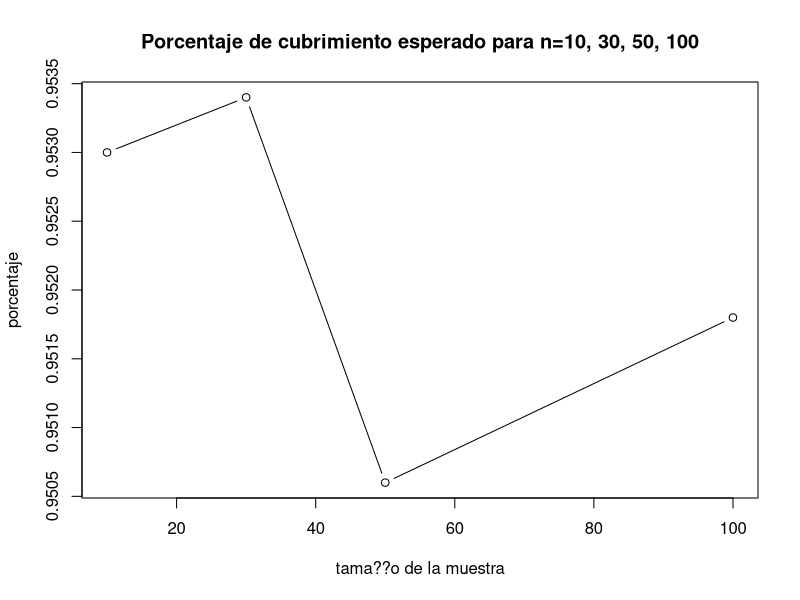
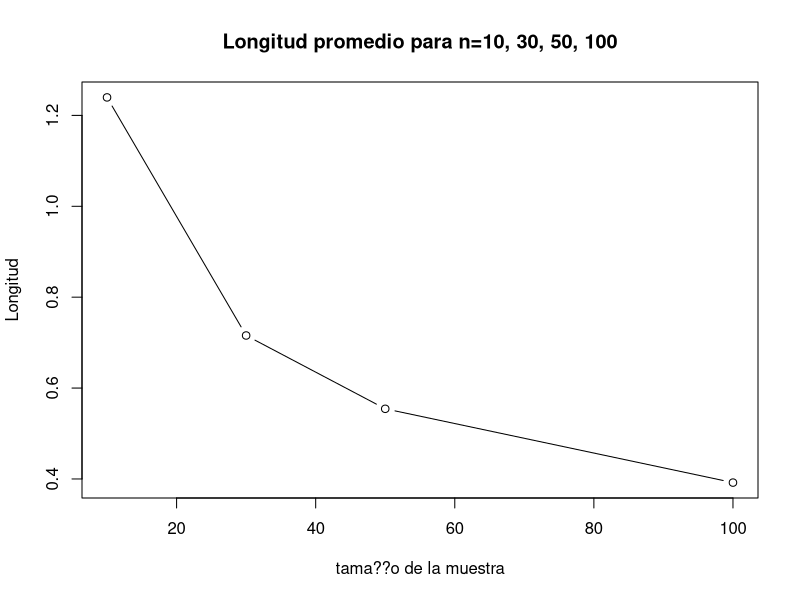
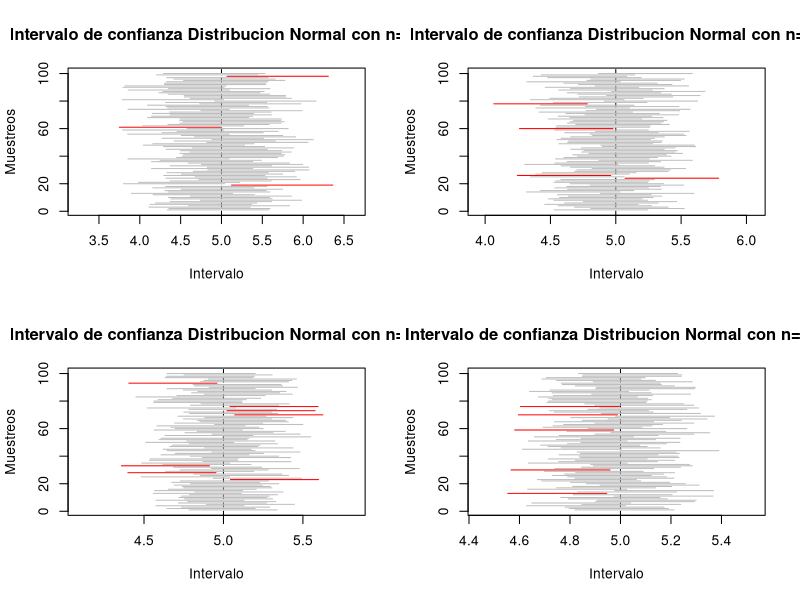
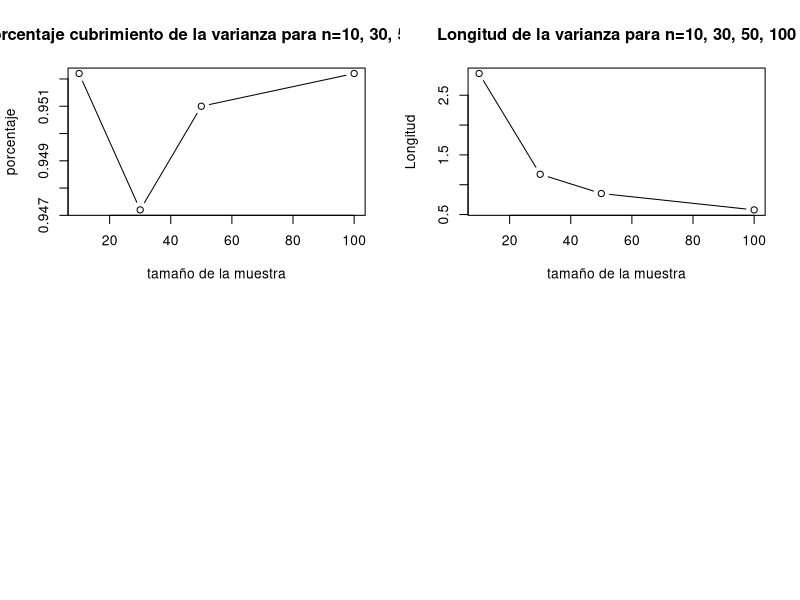

Generate these figures, in order, with R: (Note: a time limit stopped this script after it produced the figures.)

# Laboratorio 3 Metodos Estadisticos 

# Diana C. Arias Sinisterra
# Kevin S. Garcia Chica
# Cesar A. Saavedra Vanegas

#--------------- Punto 1 ---------------#

B <- 5000 ## n??mero de experimentos
mu <- 5
sd <- 1
alpha <- 0.05
cuantil <- qnorm(1-alpha/2)

#---Para n=10---#
n1 <- 10 ## tama??o de muestra

muestras1 <- replicate(B, rnorm(n1, mu, sd))

calcula.el.intervalo1 <- function(columna) {
  
  m1 <- muestras1[, columna]
  
  sem1 <- sd(m1)/sqrt(length(m1))
  
  lim.inf1 <- mean(m1) - cuantil * sqrt(sd)/sqrt(n1)
  lim.sup1 <- mean(m1) + cuantil * sqrt(sd)/sqrt(n1)
  
  c(lim.inf1, lim.sup1)
}

#C??lculo de los nuevos intervalos#
c1=0
mis.intervalos1 <- matrix(rep(0, 10000), nrow = 2) ## matriz de ceros

for(i in 1:5000) {
  mis.intervalos1[,i] <- calcula.el.intervalo1(i)
  if (mis.intervalos1[1, i] <= mu && mis.intervalos1[2, i] >= mu){
    c1= c1+1
  }
  else{
    c1=c1
  }
}

Porcentaje1 <- c1/5000 #Proporcion de intervalos que atrapan al parametro

longitud1 <- numeric(length = B)
for (i in 1:B){
  longitud1[i]=(mis.intervalos1[2,i]-mis.intervalos1[1,i])
  longitudpro1=sum(longitud1)/B
}

#---Para n=30---#
n2 <- 30 ## tama??o de muestra

muestras2 <- replicate(B, rnorm(n2, mu, sd))

calcula.el.intervalo2 <- function(columna) {
  
  m2 <- muestras2[, columna]
  
  sem <- sd(m2)/sqrt(length(m2))
  
  lim.inf2 <- mean(m2) - cuantil * sqrt(sd)/sqrt(n2)
  lim.sup2 <- mean(m2) + cuantil * sqrt(sd)/sqrt(n2)
  
  c(lim.inf2, lim.sup2)
}

#C??lculo de los nuevos intervalos#
c2=0
mis.intervalos2 <- matrix(rep(0, 10000), nrow = 2) ## matriz de ceros

for(i in 1:5000) {
  mis.intervalos2[,i] <- calcula.el.intervalo2(i)
  if (mis.intervalos2[1, i] <= mu && mis.intervalos2[2, i] >= mu){
    c2= c2+1
  }
  else{
    c2=c2
  }
}

Porcentaje2 <- c2/5000 #Proporcion de intervalos que atrapan al parametro

longitud2 <- numeric(length = B)
for (i in 1:B){
  longitud2[i]=(mis.intervalos2[2,i]-mis.intervalos2[1,i])
  longitudpro2=sum(longitud2)/B
}

#---Para n=50---#
n3 <- 50 ## tama??o de muestra

muestras3 <- replicate(B, rnorm(n3, mu, sd))

calcula.el.intervalo3 <- function(columna) {
  
  m3 <- muestras3[, columna]
  
  sem <- sd(m3)/sqrt(length(m3))
  
  lim.inf3 <- mean(m3) - cuantil * sqrt(sd)/sqrt(n3)
  lim.sup3 <- mean(m3) + cuantil * sqrt(sd)/sqrt(n3)
  
  c(lim.inf3, lim.sup3)
}

#C??lculo de los nuevos intervalos#
c3=0
mis.intervalos3 <- matrix(rep(0, 10000), nrow = 2) ## matriz de ceros

for(i in 1:5000) {
  mis.intervalos3[,i] <- calcula.el.intervalo3(i)
  if (mis.intervalos3[1, i] <= mu && mis.intervalos3[2, i] >= mu){
    c3= c3+1
  }
  else{
    c3=c3
  }
}

Porcentaje3 <- c3/5000 #Proporcion de intervalos que atrapan al parametro

longitud3 <- numeric(length = B)
for (i in 1:B){
  longitud3[i]=(mis.intervalos3[2,i]-mis.intervalos3[1,i])
  longitudpro3=sum(longitud3)/B
}

#---Para n=100---#

n4 <- 100 ## tama??o de muestra

muestras4 <- replicate(B, rnorm(n4, mu, sd))

calcula.el.intervalo4 <- function(columna) {
  
  m4 <- muestras4[, columna]
  
  sem <- sd(m4)/sqrt(length(m4))
  
  lim.inf4 <- mean(m4) - cuantil * sqrt(sd)/sqrt(n4)
  lim.sup4 <- mean(m4) + cuantil * sqrt(sd)/sqrt(n4)
  
  c(lim.inf4, lim.sup4)
}

#Calculo de los nuevos intervalos#
c4=0
mis.intervalos4 <- matrix(rep(0, 10000), nrow = 2) ## matriz de ceros

for(i in 1:5000) {
  mis.intervalos4[,i] <- calcula.el.intervalo4(i)
  if (mis.intervalos4[1, i] <= mu && mis.intervalos4[2, i] >= mu){
    c4= c4+1
  }
  else{
    c4=c4
  }
}

Porcentaje4 <- c4/5000 #Proporcion de intervalos que atrapan al parametro

longitud4 <- numeric(length = B)
for (i in 1:B){
  longitud4[i]=(mis.intervalos4[2,i]-mis.intervalos4[1,i])
  longitudpro4=sum(longitud4)/B
}

tabla_cv<-c(Porcentaje1,Porcentaje2,Porcentaje3,Porcentaje4)
tabla_sd<-c(longitudpro1,longitudpro2,longitudpro3,longitudpro4)
tabla_cs<-c(n1,n2,n3,n4)

### Graficos ###
plot(tabla_cs, tabla_cv, type="b", main="Porcentaje de cubrimiento esperado para n=10, 30, 50, 100", 
     xlab="tama??o de la muestra", ylab="porcentaje")
plot(tabla_cs, tabla_sd, type="b", main="Longitud promedio para n=10, 30, 50, 100", 
     xlab="tama??o de la muestra", ylab="Longitud")

par(mfrow=c(2,2))
plot(1:100, type = "n",
     xlim = range(mis.intervalos1), main = "Intervalo de confianza Distribucion Normal con n=10",
     ylab = "Muestreos", xlab = "Intervalo")

abline(v = mu, lty = 2, col=("black"))

for(i in 1:100) {
  segments(mis.intervalos1[1,i], i, mis.intervalos1[2,i], i,
           col = ifelse(mis.intervalos1[1, i] < mu & mis.intervalos1[2, i] > mu, "gray", "red"))  
}

plot(1:100, type = "n",
     xlim = range(mis.intervalos2), main = "Intervalo de confianza Distribucion Normal con n=30",
     ylab = "Muestreos", xlab = "Intervalo")

abline(v = mu, lty = 2, col=("black"))

for(i in 1:100) {
  segments(mis.intervalos2[1,i], i, mis.intervalos2[2,i], i,
           col = ifelse(mis.intervalos2[1, i] < mu & mis.intervalos2[2, i] > mu, "gray", "red"))  
}

plot(1:100, type = "n",
     xlim = range(mis.intervalos3), main = "Intervalo de confianza Distribucion Normal con n=50",
     ylab = "Muestreos", xlab = "Intervalo")

abline(v = mu, lty = 2, col=("black"))

for(i in 1:100) {
  segments(mis.intervalos3[1,i], i, mis.intervalos3[2,i], i,
           col = ifelse(mis.intervalos3[1, i] < mu & mis.intervalos3[2, i] > mu, "gray", "red"))  
}

plot(1:100, type = "n",
     xlim = range(mis.intervalos4), main = "Intervalo de confianza Distribucion Normal con n=100",
     ylab = "Muestreos", xlab = "Intervalo")

abline(v = mu, lty = 2, col=("black"))

for(i in 1:100) {
  segments(mis.intervalos4[1,i], i, mis.intervalos4[2,i], i,
           col = ifelse(mis.intervalos4[1, i] < mu & mis.intervalos4[2, i] > mu, "gray", "red"))  
}
#-------------------------------------------------------------#
### Para la Varianza ###

B <- 5000 ## número de experimentos
coeficiente<- 0.95
alpha <- 1-coeficiente

#---Para n=10---#
n1 <- 10 ## tamaño de muestra

muestras1 <- replicate(B, rnorm(n1, 5, 1))

calcula.el.intervalo1 <- function(columna) {
  
  m1 <- muestras1[, columna]
  
  lim.inf1 <- (n1-1)*(var(m1)) / qchisq(1-alpha/2,n1-1)
  lim.sup1 <- (n1-1)*(var(m1)) / qchisq(alpha/2,n1-1)
  
  c(lim.inf1, lim.sup1)
}

#Cálculo de los nuevos intervalos#
c1=0
mis.intervalos1 <- matrix(rep(0, 10000), nrow = 2) ## matriz de ceros

for(i in 1:5000) {
  mis.intervalos1[,i] <- calcula.el.intervalo1(i)
  if (mis.intervalos1[1, i] <= 1 && mis.intervalos1[2, i] >= 1){
    c1= c1+1
  }
  else{
    c1=c1
  }
}

Porcentaje1 <- c1/5000 #Proporcion de intervalos que atrapan al parametro

longitud1 <- numeric(length = B)
for (i in 1:B){
  longitud1[i]=(mis.intervalos1[2,i]-mis.intervalos1[1,i])
  longitudpro1=sum(longitud1)/B
}

#---Para n=30---#
n2 <- 30 ## tamaño de muestra

muestras2 <- replicate(B, rnorm(n2, 5, 1))

calcula.el.intervalo2 <- function(columna) {
  
  m2 <- muestras2[, columna]
  
  lim.inf2 <- (n2-1)*(var(m2)) / qchisq(1-alpha/2,n2-1)
  lim.sup2 <- (n2-1)*(var(m2)) / qchisq(alpha/2,n2-1)
  
  c(lim.inf2, lim.sup2)
}

#Cálculo de los nuevos intervalos#
c2=0
mis.intervalos2 <- matrix(rep(0, 10000), nrow = 2) ## matriz de ceros

for(i in 1:5000) {
  mis.intervalos2[,i] <- calcula.el.intervalo2(i)
  if (mis.intervalos2[1, i] <= 1 && mis.intervalos2[2, i] >= 1){
    c2= c2+1
  }
  else{
    c2=c2
  }
}

Porcentaje2 <- c2/5000 #Proporcion de intervalos que atrapan al parametro

longitud2 <- numeric(length = B)
for (i in 1:B){
  longitud2[i]=(mis.intervalos2[2,i]-mis.intervalos2[1,i])
  longitudpro2=sum(longitud2)/B
}

#---Para n=50---#
n3 <- 50 ## tamaño de muestra


muestras3 <- replicate(B, rnorm(n3, 5, 1))

calcula.el.intervalo3 <- function(columna) {
  
  m3 <- muestras3[, columna]
  
  lim.inf3 <- (n3-1)*(var(m3)) / qchisq(1-alpha/2,n3-1)
  lim.sup3 <- (n3-1)*(var(m3)) / qchisq(alpha/2,n3-1)
  
  c(lim.inf3, lim.sup3)
}

#Cálculo de los nuevos intervalos#
c3=0
mis.intervalos3 <- matrix(rep(0, 10000), nrow = 2) ## matriz de ceros

for(i in 1:5000) {
  mis.intervalos3[,i] <- calcula.el.intervalo3(i)
  if (mis.intervalos3[1, i] <= 1 && mis.intervalos3[2, i] >= 1){
    c3= c3+1
  }
  else{
    c3=c3
  }
}

Porcentaje3 <- c3/5000 #Proporcion de intervalos que atrapan al parametro

longitud3 <- numeric(length = B)
for (i in 1:B){
  longitud3[i]=(mis.intervalos3[2,i]-mis.intervalos3[1,i])
  longitudpro3=sum(longitud3)/B
}

#---Para n=100---#
n4 <- 100 ## tamaño de muestra

muestras4 <- replicate(B, rnorm(n4, 5, 1))

calcula.el.intervalo4 <- function(columna) {
  
  m4 <- muestras4[, columna]
  
  lim.inf4 <- (n4-1)*(var(m4)) / qchisq(1-alpha/2,n4-1)
  lim.sup4 <- (n4-1)*(var(m4)) / qchisq(alpha/2,n4-1)
  
  c(lim.inf4, lim.sup4)
}

#Cálculo de los nuevos intervalos#
c4=0
mis.intervalos4 <- matrix(rep(0, 10000), nrow = 2) ## matriz de ceros

for(i in 1:5000) {
  mis.intervalos4[,i] <- calcula.el.intervalo4(i)
  if (mis.intervalos4[1, i] <= 1 && mis.intervalos4[2, i] >= 1){
    c4= c4+1
  }
  else{
    c4=c4
  }
}

Porcentaje4 <- c4/5000 #Proporcion de intervalos que atrapan al parametro

longitud4 <- numeric(length = B)
for (i in 1:B){
  longitud4[i]=(mis.intervalos4[2,i]-mis.intervalos4[1,i])
  longitudpro4=sum(longitud4)/B
}

tabla_cv<-c(Porcentaje1,Porcentaje2,Porcentaje3,Porcentaje4)
tabla_sd<-c(longitudpro1,longitudpro2,longitudpro3,longitudpro4)
tabla_cs<-c(n1,n2,n3,n4)

### Graficos ###
plot(tabla_cs, tabla_cv, type="b", main="Porcentaje cubrimiento de la varianza para n=10, 30, 50, 100", 
     xlab="tamaño de la muestra", ylab="porcentaje")
plot(tabla_cs, tabla_sd, type="b", main="Longitud de la varianza para n=10, 30, 50, 100", 
     xlab="tamaño de la muestra", ylab="Longitud")
 
#-------------------------------------------------------------#
# Para una Exponencial
n1=c(10,30,50,100)
lim_inf1<- 0
lim_sup1<- 0
lim_inf_V1 <- 0
lim_sup_V1<-0
contadorMedia1<- 0
contadorVarianza1<-0
longitudMedias1<-0
longitudVarianzas1<-0
for(j in 1:length(n1)){
  alpha1<- 0.05
  varianza1 <- 1
  media1<- 5
  medias1<-0
  varianzas1 <- 25
  contadorMedia1[j]<- 0
  contadorVarianza1[j]<-0
  
  for (i in 1:5000){
    
    muestra1 <- rexp (n1[j], rate=5)
    medias1[i]<- mean(muestra1)
    varianzas1[i] <- var(muestra1)
    cuantil1<- qt((1-(alpha1)/2),n1[j]-1)
    lim_inf1[j]<-  medias1[i] - cuantil1 * sqrt(varianzas1[i]) / sqrt(n1[j])
    lim_sup1[j]<- medias1[i] + cuantil1 *  sqrt(varianzas1[i]) / sqrt(n1[j])
    if(media1>=lim_inf1[j] & media1 <=lim_sup1[j])
    { contadorMedia1[j] = contadorMedia1[j] + 1 } 
    longitudMedias1[j] <- mean(lim_sup1[j]-lim_inf1[j])
    lim_inf_V1[j] <- (n1[j] - 1) * varianzas1[i] / qchisq(1 - alpha1 / 2,n1[j] - 1)
    lim_sup_V1[j] <- (n1[j] - 1) * varianzas1[i] / qchisq(alpha1 / 2,n1[j] - 1)
    if(varianza1>= lim_inf_V1[j] & varianza1 <= lim_sup_V1[j])
    {contadorVarianza1[j]= contadorVarianza1[j] + 1  }
    longitudVarianzas1[j]<- mean(lim_sup_V1[j]-lim_inf_V1[j])
  }
}
porcentajeMedias1 <-  contadorMedia1/5000
porcentajeVarianza1<-   contadorVarianza1/5000
porcentajeMedias1
porcentajeVarianza1
longitudMedias1
longitudVarianzas1

#--------------- Punto 4 ---------------#
#Intervalo de confianza 
Ic<-function(alpha,p_proporcion,n){
  b<-(1-(alpha/2))
  z<-qnorm(b,mean=0,sd=1)
  Limite_inferior<-(p_proporcion-z*sqrt(p_proporcion*(1-p_proporcion)/n))
  Limite_superior<-(p_proporcion+z*sqrt(p_proporcion*(1-p_proporcion)/n))
  Ic<-c(Limite_inferior,Limite_superior)
  return(Ic)}

#### Punto b
n <- 40
muestra <- 0
contadorIc<-0

for(j in 1:length(n)){
  alpha<- 0.05
  p <- 0.85
  contadorIc[j]<-0
  
  for (i in 1:5000){
    muestra[i] <-rbinom (5000,n[j],0.85)
    
    pro_Muestra<-(muestra[i]/n[j])
    Intervalo_confianza<- Ic(alpha,pro_Muestra, n[j])
    if(p>= Intervalo_confianza[1] & p <= Intervalo_confianza[2])
    {contadorIc[j]= contadorIc[j] + 1 }
    
  }
  
}
porcentajeConta<- contadorIc/5000
porcentajeConta
Intervalo_confianza
contadorIc

#### Punto c #### para n=10
n <- 10
muestra <- 0
contadorIc<-0

for(j in 1:length(n)){
  alpha<- 0.05
  p <- 0.85
  contadorIc[j]<-0
  
  for (i in 1:5000){
    muestra[i] <-rbinom (5000,n[j],0.85)
    
    pro_Muestra<-(muestra[i]/n[j])
    Intervalo_confianza<- Ic(alpha,pro_Muestra, n[j])
    if(p>= Intervalo_confianza[1] & p <= Intervalo_confianza[2])
    {contadorIc[j]= contadorIc[j] + 1 }
    
  }
  
}
porcentajeConta<- contadorIc/5000
porcentajeConta
Intervalo_confianza
contadorIc

#### para n=20
n <- 20
muestra <- 0
contadorIc<-0

for(j in 1:length(n)){
  alpha<- 0.05
  p <- 0.85
  contadorIc[j]<-0
  
  for (i in 1:5000){
    muestra[i] <-rbinom (5000,n[j],0.85)
    
    pro_Muestra<-(muestra[i]/n[j])
    Intervalo_confianza<- Ic(alpha,pro_Muestra, n[j])
    if(p>= Intervalo_confianza[1] & p <= Intervalo_confianza[2])
    {contadorIc[j]= contadorIc[j] + 1 }
    
  }
  
}
porcentajeConta<- contadorIc/5000
porcentajeConta
Intervalo_confianza
contadorIc

#### para n=30
n <- 30
muestra <- 0
contadorIc<-0

for(j in 1:length(n)){
  alpha<- 0.05
  p <- 0.85
  contadorIc[j]<-0
  
  for (i in 1:5000){
    muestra[i] <-rbinom (5000,n[j],0.85)
    
    pro_Muestra<-(muestra[i]/n[j])
    Intervalo_confianza<- Ic(alpha,pro_Muestra, n[j])
    if(p>= Intervalo_confianza[1] & p <= Intervalo_confianza[2])
    {contadorIc[j]= contadorIc[j] + 1 }
    
  }
  
}
porcentajeConta<- contadorIc/5000
porcentajeConta
Intervalo_confianza
contadorIc

#### para n=50
n <- 50
muestra <- 0
contadorIc<-0

for(j in 1:length(n)){
  alpha<- 0.05
  p <- 0.85
  contadorIc[j]<-0
  
  for (i in 1:5000){
    muestra[i] <-rbinom (5000,n[j],0.85)
    
    pro_Muestra<-(muestra[i]/n[j])
    Intervalo_confianza<- Ic(alpha,pro_Muestra, n[j])
    if(p>= Intervalo_confianza[1] & p <= Intervalo_confianza[2])
    {contadorIc[j]= contadorIc[j] + 1 }
    
  }
  
}
porcentajeConta<- contadorIc/5000
porcentajeConta
Intervalo_confianza
contadorIc

#### para n=100
n <- 100
muestra <- 0
contadorIc<-0

for(j in 1:length(n)){
  alpha<- 0.05
  p <- 0.85
  contadorIc[j]<-0
  
  for (i in 1:5000){
    muestra[i] <-rbinom (5000,n[j],0.85)
    
    pro_Muestra<-(muestra[i]/n[j])
    Intervalo_confianza<- Ic(alpha,pro_Muestra, n[j])
    if(p>= Intervalo_confianza[1] & p <= Intervalo_confianza[2])
    {contadorIc[j]= contadorIc[j] + 1 }
    
  }
  
}
porcentajeConta<- contadorIc/5000
porcentajeConta
Intervalo_confianza
contadorIc

#--------------- Punto 5 ---------------#
x1 <- c(11.23,14.36,8.33,10.5,23.42,9.15,13.47,6.47,12.4,19.38)
x2 <- c(11.27,14.41,8.35,10.52,23.41,9.17,13.52,6.46,12.45,19.35)
n1 <-10
n2 <-10
n <- n1 + n2

media1 <- mean(x1)
media2 <- mean(x2)
des1 <- sd(x1)
des2 <- sd(x2)
desc1 <- des1^2
desc2 <- des2^2
sp <- sqrt(((n1-1)*desc1+(n2-1)*desc2)/(n1+n2-2))

coefi <- 0.98
alpha <- 1-coefi

ic1 <- ((media2)-(media1)) - qt((1-(alpha)/2),18)*sp*sqrt((1/n1)+(1/n2))
ic2 <- ((media2)-(media1)) + qt((1-(alpha)/2),18)*sp*sqrt((1/n1)+(1/n2))

intervalo <- c(ic1,ic2) 
print(intervalo)
 
#--------------- Punto 7 ---------------#
################   Parametros de las distribuciones #######################

k=100               ## Parametro de forma de la gamma
lambda_ga=0.5       ## Parametro de escala de la gamma
media=200           ## Media de la normal y parametro de locacion de laplace
sigma=sqrt(400)     ## Desviacion estandar de la normal
c=200 		    ## Parametro uniforme
d=600 		    ## Parametro uniforme

########################      distribucion normal    ##################################
cv_r=sigma/media    ## Coeficiente de variaci??n
alpha=0.05          ## Trabajamos con un nivel de confianza del 0.05
nsim=5000           ## numero de simulaciones
nsim2=100          ## Numero de remuestras
n<-c(5,seq(10,100,10)) ## Tama??o de muestras

tabla_sd<-matrix(nrow=11,ncol=6)               ## Matriz que almacena los 
colnames(tabla_sd)<-c("L.I 1","C.I 1", "L.I 2" #valores de la longitud media 
                      ,"C.I 2","L.I 3","C.I 3")#y la cobertura media de cada 
rownames(tabla_sd)<-c("5","10","20","30","40"  #intervalo para cada tama??o 
                      ,"50","60", "70","80",   #de muestra para la desviacion
                      "90","100")

tabla_cv<-matrix(nrow=11,ncol=8)               ## Matriz que almacena los 
colnames(tabla_cv)<-c("L.I 1","C.I 1", "L.I 2" #valores de la longitud media 
                      ,"C.I 2","L.I 3","C.I 3",#y la cobertura media de cada
                      "L.I 4", "C.I 4")        #intervalo para cada tama??o 
rownames(tabla_cv)<-c("5","10","20","30",      #de muestra para la desviacion
                      "40","50","60",
                      "70","80","90","100")

dist<-function(n,a,b){    ## Ditribucion a evaluar 
  x<-rnorm(n,a,b)
}

###################### Intevalos para la desviaci??n #########################

for(l in 1:length(n)){
  a=0      
  b=0
  long1=0   ## Vector de longitudes para el estimador 1
  long2=0   ## Vector de longitudes para el estimador 2
  contador1=0
  contador2=0
  p=1/(2*sqrt(n[l]-4)) ##Proporcion para el promedio recortado
  for(m in 1:nsim){
    x<-dist(n[l],media,sigma)   ## Distribucion a evaluar
    
    ##Calcular ro4 #######
    
    for(j in 1:n[l]){    
      b= b+((x[j]-mean(x))^2)  ## Denominador de ro
    }
    for(i in 1:n[l]){
      a=a+(((x[i]-mean(x, trim=p))^4)/(b^2)) #### ro4/n
    }
    r=n[l]*a  ## Ro 4
    
    ##Calcular c
    c=n[l]/(n[l]+qnorm((alpha/2),0,1))
    
    ## Calcular se
    se=c*(sqrt(((r*(n[l]-3))/n[l])/(n[l]-1)))
    
    ##Limites de los intervalos 
    
    #### Intervalo 1
    
    li1=sqrt(exp(log(c*var(x))+(qnorm((alpha/2),0,1)*se))) ## Inferior
    ls1=sqrt(exp(log(c*var(x))+(qnorm((1-(alpha/2)),0,1)*se))) ## Superior
    
    ## Intervalo 2
    
    li2<-sqrt(((n[l]-1)*var(x))/qchisq(1-(alpha/2),n[l]-1)) ## Inferior
    ls2<-sqrt(((n[l]-1)*var(x))/qchisq((alpha/2),n[l]-1)) ## Superior
    
    ## Calculo de la longitud
    
    long1[m]<- ls1-li1 ##Longitud intervalo 1
    long2[m]<- ls2-li2 ## Longitud intervalo 2
    
    if (sigma>=li1 & sigma<=ls1){
      contador1= contador1+1}   
    
    if (sigma>=li2 & sigma<=ls2){
      contador2= contador2+1 }
  } 
  
  ## Almacenamos todos los valores para cada n en un matriz
  
  tabla_sd[l,1]=mean(long1)
  tabla_sd[l,3]=mean(long2)
  tabla_sd[l,2]=contador1/nsim
  tabla_sd[l,4]=contador2/nsim
}

##### Intervalo bootrap para la desviaci??n estandar 

sd_boot=0  ## Vector para la distribcion de la desviaci??n

for(m in 1:length(n)){
  long7=0  ## vector de longitudes
  contador7=0 
  for(l in 1:nsim){
    x<-dist(n[m],media,sigma) ## Muestra de la distribucon a evaluar
    for(j in 1:nsim2){
      mues_boot<-sample(x,n[m],replace=T) ## Muestras con reemplazo
      sd_boot[j]= sd(mues_boot)}
    li7=quantile(sd_boot, (alpha/2))  #limite inferior
    ls7=quantile(sd_boot, 1-(alpha/2)) #limite superior
    
    long7[l]=ls7-li7  ## Calculo de la longitud
    
    if(sigma>=li7 & sigma<=ls7){
      contador7=contador7+1}   
  }
  tabla_sd[m,5]=mean(long7)  ## Longitud promedio
  tabla_sd[m,6]=contador7/nsim ## Cobertura
}

tabla_sd
############ Intervalos de confianza para CV #######################

for(j in 1:length(n)){
  long3=0  ## Vector de longitudes para el intervalo 1
  long4=0  ## Vector de longitudes para el intervalo 2 
  long5=0  ## Vector de longitudes para el intervalo 3
  contador3=0
  contador4=0
  contador5=0
  
  for(i in 1:nsim){ 
    x<-dist(n[j],media,sigma) ## distribucion a evaluar
    
    cv= sd(x)/mean(x)  ## Coeficiente de varianci??n estiamado
    
    ## Inverlo 1
    li3=cv+(qnorm((alpha/2),0,1)*sqrt(1/(n[j]-1))*(cv^2)*(0.5+(cv^2)))
    ls3=cv+(qnorm(1-(alpha/2),0,1)*sqrt(1/(n[j]-1))*(cv^2)*(0.5+(cv^2)))
    
    ## Intervalo 2
    li4=((sqrt((n[j]-1))*cv)/(sqrt(qchisq(1-(alpha/2),n[j]-1))))
    ls4=((sqrt((n[j]-1))*cv)/(sqrt(qchisq((alpha/2),n[j]-1))))
    
    ## Intervalo 3
    li5=cv+(qnorm((alpha/2),0,1)*(sqrt((cv^4)+0.5*(cv^2))/sqrt(n[j])))
    ls5=cv+(qnorm(1-(alpha/2),0,1)*(sqrt((cv^4)+0.5*(cv^2))/sqrt(n[j])))
    
    ## Calculo de la Longitud
    
    long3[i]=ls3-li3
    long4[i]=ls4-li4
    long5[i]=ls5-li5
    
    # Calculo de la Cobertura para cada intervalo 
    if (cv_r>=li3 & cv_r<=ls3){
      contador3= contador3+1}
    
    if (cv_r>=li4 & cv_r<=ls4){
      contador4= contador4+1}
    
    if (cv_r>=li5 & cv_r<=ls5){
      contador5= contador5+1}
  }
  
  tabla_cv[j,1]=mean(long3)
  tabla_cv[j,3]=mean(long4)
  tabla_cv[j,5]=mean(long5)
  tabla_cv[j,2]=contador3/nsim
  tabla_cv[j,4]=contador4/nsim
  tabla_cv[j,6]=contador5/nsim
}

##### Intervalo bootrap para el coeficiente de variaci??n ###############
cv_boot=0

for(m in 1:length(n)){
  cober6=0
  long6=0
  contador6=0
  for(l in 1:nsim){
    x<-dist(n[m],media,sigma)
    for(j in 1:nsim2){
      mues_boot<-sample(x,n[m],replace=T) ## Muestras con reemplazo
      cv_boot[j]= sd(mues_boot)/mean(mues_boot) }
    li6=quantile(cv_boot, (alpha/2))
    ls6=quantile(cv_boot, 1-(alpha/2))
    
    long6[l]=ls6-li6
    
    if(cv_r>=li6 & cv_r<=ls6){
      contador6=contador6+1}   
  }
  tabla_cv[m,7]=mean(long6)
  tabla_cv[m,8]=contador6/nsim
}
####### Graficas ########
par(mfrow=c(1,2))
plot(tabla_sd[,2],main="Cobertura de los intervalos para sd
     en la distribucion Normal",col="red",type="o",
     xaxt='n',ylim=c(0,1),pch=5,xlab="Tama??o muestra",
     ylab="Proporcion de aceptados")
axis(1,1:length(n),n)
lines(tabla_sd[,4],col="blue",type="o")
lines(tabla_sd[,6],type="b")
abline(h=1-alpha,col="green")
legend(5,0.7,c("alpha","estimador 1","estimador 2","Bootstrap"),
       col=c("green","red","blue","black"),lty=c(1,1),cex=0.8)

plot(tabla_sd[,1],main="Longitud de los intervalos para sd
     en la distribucion Normal",col="red",type="o",
     xaxt='n',ylim=c(0,max(tabla_sd[,1])),pch=5,xlab="Tama??o muestra",
     ylab="Longitud")
axis(1,1:length(n),n)
lines(tabla_sd[,3],col="blue",type="o")
lines(tabla_sd[,5],type="b")
legend(5,90,c("estimador 1","estimador 2","Bootstrap"),
       col=c("red","blue","black"),lty=c(1,1),cex=0.8 )

par(mfrow=c(1,2))
plot(tabla_cv[,2],main="Cobertura de los intervalos para CV
     en la distribucion Normal",col="red",type="o",
     xaxt='n',ylim=c(0,1),pch=5,xlab="Tama??o muestra",
     ylab="Proporcion de aceptados")
axis(1,1:length(n),n)
lines(tabla_cv[,4],col="blue",type="o")
lines(tabla_cv[,6],type="b")
lines(tabla_cv[,8], col="purple", type="o")
abline(h=1-alpha,col="green")
legend(5,0.85,c("alpha","estimador 1","estimador 2","estimador 3","Bootstrap"),
       col=c("green","red","blue","purple","black"),lty=c(1,1),cex=0.8)

plot(tabla_cv[,1],main="Longitud de los intervalos para CV
     en la distribucion Normal",col="red",type="o",
     xaxt='n',ylim=c(0,max(tabla_cv)),pch=5,xlab="Tama??o muestra",
     ylab="Longitud")
axis(1,1:length(n),n)
lines(tabla_cv[,3],col="blue",type="o")
lines(tabla_cv[,5],type="b")
lines(tabla_cv[,7], col="purple", type="o")
legend(5,0.85,c("estimador 1","estimador 2","estimador 3","Bootstrap"),
       col=c("red","blue","purple","black"),lty=c(1,1),cex=0.8) 

################ distribucion Gamma #######################
tabla_cv<-matrix(nrow=11,ncol=8)               ## Matriz que almacena los 
colnames(tabla_cv)<-c("L.I 1","C.I 1", "L.I 2" #valores de la longitud media 
                      ,"C.I 2","L.I 3","C.I 3",#y la cobertura media de cada
                      "L.I 4", "C.I 4")        #intervalo para cada tama??o 
rownames(tabla_cv)<-c("5","10","20","30",      #de muestra para la desviacion
                      "40","50","60",
                      "70","80","90","100")
tabla_sd<-matrix(nrow=11,ncol=6)               ## Matriz que almacena los 
colnames(tabla_sd)<-c("L.I 1","C.I 1", "L.I 2" #valores de la longitud media 
                      ,"C.I 2","L.I 3","C.I 3")#y la cobertura media de cada 
rownames(tabla_sd)<-c("5","10","20","30","40"  #intervalo para cada tama??o 
                      ,"50","60", "70","80",   #de muestra para la desviacion
                      "90","100")

alpha=0.05
k=100               ## Parametro de forma de la gamma
lambda_ga=0.5       ## Parametro de escala de la gamma
sigma=sqrt(400) 
cv_g=1/sqrt(100) 
nsim=5000           ## numero de simulaciones
nsim2=100          ## Numero de remuestras
n<-c(5,seq(10,100,10)) ## Tama??o de muestras

for(l in 1:length(n)){
  a=0      
  b=0
  long1=0   ## Vector de longitudes para el estimador 1
  long2=0   ## Vector de longitudes para el estimador 2
  contador1=0
  contador2=0
  p=1/(2*sqrt(n[l]-4)) ##Proporcion para el promedio recortado
  for(m in 1:nsim){
    x<-rgamma(n[l],shape=k,scale=lambda_ga)  ## Distribucion a evaluar
    
    ##Calcular ro4 #######
    
    for(j in 1:n[l]){    
      b= b+((x[j]-mean(x))^2)  ## Denominador de ro
    }
    for(i in 1:n[l]){
      a=a+(((x[i]-mean(x, trim=p))^4)/(b^2)) #### ro4/n
    }
    r=n[l]*a  ## Ro 4
    
    ##Calcular c
    c=n[l]/(n[l]+qnorm((alpha/2),0,1))
    
    ## Calcular se
    se=c*(sqrt(((r*(n[l]-3))/n[l])/(n[l]-1)))
    
    ##Limites de los intervalos 
    
    #### Intervalo 1
    
    li1=sqrt(exp(log(c*var(x))+(qnorm((alpha/2),0,1)*se))) ## Inferior
    ls1=sqrt(exp(log(c*var(x))+(qnorm((1-(alpha/2)),0,1)*se))) ## Superior
    
    ## Intervalo 2
    
    li2<-sqrt(((n[l]-1)*var(x))/qchisq(1-(alpha/2),n[l]-1)) ## Inferior
    ls2<-sqrt(((n[l]-1)*var(x))/qchisq((alpha/2),n[l]-1)) ## Superior
    
    ## Calculo de la longitud
    
    long1[m]<- ls1-li1 ##Longitud intervalo 1
    long2[m]<- ls2-li2 ## Longitud intervalo 2
    
    if (sigma>=li1 & sigma<=ls1){
      contador1= contador1+1}   
    
    if (sigma>=li2 & sigma<=ls2){
      contador2= contador2+1 }
  } 
  
  ## Almacenamos todos los valores para cada n en un matriz
  
  tabla_sd[l,1]=mean(long1)
  tabla_sd[l,3]=mean(long2)
  tabla_sd[l,2]=contador1/nsim
  tabla_sd[l,4]=contador2/nsim
}

##### Intervalo bootrap para la desviaci??n estandar 

sd_boot=0  ## Vector para la distribcion de la desviaci??n

for(m in 1:length(n)){
  long7=0  ## vector de longitudes
  contador7=0 
  for(l in 1:nsim){
    x<-rgamma(n[m],shape=k,scale=lambda_ga) ## Muestra de la distribucon a evaluar
    for(j in 1:nsim2){
      mues_boot<-sample(x,n,replace=T) ## Muestras con reemplazo
      sd_boot[j]= sd(mues_boot)}
    li7=quantile(sd_boot, (alpha/2))  #limite inferior
    ls7=quantile(sd_boot, 1-(alpha/2)) #limite superior
    
    long7[l]=ls7-li7  ## Calculo de la longitud
    if(sigma>=li7 & sigma<=ls7){
      contador7=contador7+1}   
  }
  tabla_sd[m,5]=mean(long7)  ## Longitud promedio
  tabla_sd[m,6]=contador7/nsim ## Cobertura
}

tabla_sd
############ Intervalos de confianza para CV #######################

for(j in 1:length(n)){
  long3=0  ## Vector de longitudes para el intervalo 1
  long4=0  ## Vector de longitudes para el intervalo 2 
  long5=0  ## Vector de longitudes para el intervalo 3
  contador3=0
  contador4=0
  contador5=0
  
  for(i in 1:nsim){ 
    x<-rgamma(n[j],shape=k,scale=lambda_ga) ## distribucion a evaluar
    
    cv= sd(x)/mean(x)  ## Coeficiente de varianci??n estiamado
    
    ## Inverlo 1
    li3=cv+(qnorm((alpha/2),0,1)*sqrt(1/(n[j]-1))*(cv^2)*(0.5+(cv^2)))
    ls3=cv+(qnorm(1-(alpha/2),0,1)*sqrt(1/(n[j]-1))*(cv^2)*(0.5+(cv^2)))
    
    ## Intervalo 2
    li4=((sqrt((n[j]-1))*cv)/(sqrt(qchisq(1-(alpha/2),n[j]-1))))
    ls4=((sqrt((n[j]-1))*cv)/(sqrt(qchisq((alpha/2),n[j]-1))))
    
    ## Intervalo 3
    li5=cv+(qnorm((alpha/2),0,1)*(sqrt((cv^4)+0.5*(cv^2))/sqrt(n[j])))
    ls5=cv+(qnorm(1-(alpha/2),0,1)*(sqrt((cv^4)+0.5*(cv^2))/sqrt(n[j])))
    
    ## Calculo de la Longitud
    
    long3[i]=ls3-li3
    long4[i]=ls4-li4
    long5[i]=ls5-li5
    
    # Calculo de la Cobertura para cada intervalo 
    if (cv_g>=li3 & cv_g<=ls3){
      contador3= contador3+1}
    
    if (cv_g>=li4 & cv_g<=ls4){
      contador4= contador4+1}
    
    if (cv_g>=li5 & cv_g<=ls5){
      contador5= contador5+1}
  }
  
  tabla_cv[j,1]=mean(long3)
  tabla_cv[j,3]=mean(long4)
  tabla_cv[j,5]=mean(long5)
  tabla_cv[j,2]=contador3/nsim
  tabla_cv[j,4]=contador4/nsim
  tabla_cv[j,6]=contador5/nsim
}

##### Intervalo bootrap para el coeficiente de variaci??n ###############
cv_boot=0

for(m in 1:length(n)){
  cober6=0
  long6=0
  contador6=0
  for(l in 1:nsim){
    x<-rgamma(n[m],shape=k,scale=lambda_ga)
    for(j in 1:nsim2){
      mues_boot<-sample(x,n,replace=T) ## Muestras con reemplazo
      cv_boot[j]= sd(mues_boot)/mean(mues_boot) }
    li6=quantile(cv_boot, (alpha/2))
    ls6=quantile(cv_boot, 1-(alpha/2))
    
    long6[l]=ls6-li6
    
    if(cv_g>=li6 & cv_g<=ls6){
      contador6=contador6+1}   
  }
  tabla_cv[m,7]=mean(long6)
  tabla_cv[m,8]=contador6/nsim
}

####### Graficas ########
par(mfrow=c(1,2))
plot(tabla_sd[,2],main="Cobertura de los intervalos para sd
     en la distribucion Gamma",col="red",type="o",
     xaxt='n',ylim=c(0.6,1),pch=5,xlab="Tama??o de muestra",
     ylab="Proporcion de aceptados")
axis(1,1:length(n),n)
lines(tabla_sd[,4],col="blue",type="o")
lines(tabla_sd[,6],type="b")
abline(h=1-alpha,col="green")
legend(5,0.85,c("alpha","estimador 1","estimador 2","Bootstrap"),
       col=c("green","red","blue","black"),lty=c(1,1),cex=0.8)

plot(tabla_sd[,1],main="Longitud de los intervalos para sd
     en la distribucion Gamma",col="red",type="o",
     xaxt='n',ylim=c(0,max(tabla_sd[,1])),pch=5,xlab="Tama??o de muestra",
     ylab="Proporcion de aceptados")
axis(1,1:length(n),n)
lines(tabla_sd[,3],col="blue",type="o")
lines(tabla_sd[,5],type="b")
legend(5,15,c("estimador 1","estimador 2","Bootstrap"),
       col=c("red","blue","black"),lty=c(1,1),cex=0.8)

par(mfrow=c(1,2))
plot(tabla_cv[,2],main="Cobertura de los intervalos para CV
     en la distribucion Gamma",col="red",type="o",
     xaxt='n',ylim=c(0,1),pch=5,xlab="Tama??o de muestra",
     ylab="Proporcion de aceptados")
axis(1,1:length(n),n)
lines(tabla_cv[,4],col="blue",type="o")
lines(tabla_cv[,6],type="b")
lines(tabla_cv[,8], col="purple", type="o")
abline(h=1-alpha,col="green")
legend(5,0.85,c("alpha","estimador 1","estimador 2","estimador 3","Bootstrap"),
       col=c("green","red","blue","purple","black"),lty=c(1,1),cex=0.8)

plot(tabla_cv[,1],main="Longitud de los intervalos para CV
     en la distribucion Gamma",col="red",type="o",
     xaxt='n',ylim=c(0,max(tabla_cv)),pch=5,xlab="Tama??o de muestra",
     ylab="Proporcion de aceptados")
axis(1,1:length(n),n)
lines(tabla_cv[,3],col="blue",type="o")
lines(tabla_cv[,5],type="b")
lines(tabla_cv[,7], col="purple", type="o")
legend(5,0.85,c("estimador 1","estimador 2","estimador 3","Bootstrap"),
       col=c("red","blue","purple","black"),lty=c(1,1),cex=0.8) 

########################     distribucion Uniforme   ##################################
cv_r=sigma/media    ## Coeficiente de variaci??n
alpha=0.05          ## Trabajamos con un nivel de confianza del 0.05
nsim=5000           ## numero de simulaciones
nsim2=100          ## Numero de remuestras
n<-c(5,seq(10,100,10)) ## Tama??o de muestras

tabla_sd<-matrix(nrow=11,ncol=6)               ## Matriz que almacena los 
colnames(tabla_sd)<-c("L.I 1","C.I 1", "L.I 2" #valores de la longitud media 
                      ,"C.I 2","L.I 3","C.I 3")#y la cobertura media de cada 
rownames(tabla_sd)<-c("5","10","20","30","40"  #intervalo para cada tama??o 
                      ,"50","60", "70","80",   #de muestra para la desviacion
                      "90","100")

tabla_cv<-matrix(nrow=11,ncol=8)               ## Matriz que almacena los 
colnames(tabla_cv)<-c("L.I 1","C.I 1", "L.I 2" #valores de la longitud media 
                      ,"C.I 2","L.I 3","C.I 3",#y la cobertura media de cada
                      "L.I 4", "C.I 4")        #intervalo para cada tama??o 
rownames(tabla_cv)<-c("5","10","20","30",      #de muestra para la desviacion
                      "40","50","60",
                      "70","80","90","100")

dist<-function(n,a,b){    ## Ditribucion a evaluar 
  x<-runif(n,a,b)
}

###################### Intevalos para la desviaci??n #########################

for(l in 1:length(n)){
  a=0      
  b=0
  long1=0   ## Vector de longitudes para el estimador 1
  long2=0   ## Vector de longitudes para el estimador 2
  contador1=0
  contador2=0
  p=1/(2*sqrt(n[l]-4)) ##Proporcion para el promedio recortado
  for(m in 1:nsim){
    x<-dist(n[l],c,d)   ## Distribucion a evaluar
    
    ##Calcular ro4 #######
    
    for(j in 1:n[l]){    
      b= b+((x[j]-mean(x))^2)  ## Denominador de ro
    }
    for(i in 1:n[l]){
      a=a+(((x[i]-mean(x, trim=p))^4)/(b^2)) #### ro4/n
    }
    r=n[l]*a  ## Ro 4
    
    ##Calcular c
    c=n[l]/(n[l]+qnorm((alpha/2),0,1))
    
    ## Calcular se
    se=c*(sqrt(((r*(n[l]-3))/n[l])/(n[l]-1)))
    
    ##Limites de los intervalos 
    
    #### Intervalo 1
    
    li1=sqrt(exp(log(c*var(x))+(qnorm((alpha/2),0,1)*se))) ## Inferior
    ls1=sqrt(exp(log(c*var(x))+(qnorm((1-(alpha/2)),0,1)*se))) ## Superior
    
    ## Intervalo 2
    
    li2<-sqrt(((n[l]-1)*var(x))/qchisq(1-(alpha/2),n[l]-1)) ## Inferior
    ls2<-sqrt(((n[l]-1)*var(x))/qchisq((alpha/2),n[l]-1)) ## Superior
    
    ## Calculo de la longitud
    
    long1[m]<- ls1-li1 ##Longitud intervalo 1
    long2[m]<- ls2-li2 ## Longitud intervalo 2
    
    if (sigma>=li1 & sigma<=ls1){
      contador1= contador1+1}   
    
    if (sigma>=li2 & sigma<=ls2){
      contador2= contador2+1 }
  } 
  
  ## Almacenamos todos los valores para cada n en un matriz
  
  tabla_sd[l,1]=mean(long1)
  tabla_sd[l,3]=mean(long2)
  tabla_sd[l,2]=contador1/nsim
  tabla_sd[l,4]=contador2/nsim
}

##### Intervalo bootrap para la desviaci??n estandar 

sd_boot=0  ## Vector para la distribcion de la desviaci??n

for(m in 1:length(n)){
  long7=0  ## vector de longitudes
  contador7=0 
  for(l in 1:nsim){
    x<-dist(n[m],c,d) ## Muestra de la distribucon a evaluar
    for(j in 1:nsim2){
      mues_boot<-sample(x,n[m],replace=T) ## Muestras con reemplazo
      sd_boot[j]= sd(mues_boot)}
    li7=quantile(sd_boot, (alpha/2))  #limite inferior
    ls7=quantile(sd_boot, 1-(alpha/2)) #limite superior
    
    long7[l]=ls7-li7  ## Calculo de la longitud
    
    if(sigma>=li7 & sigma<=ls7){
      contador7=contador7+1}   
  }
  tabla_sd[m,5]=mean(long7)  ## Longitud promedio
  tabla_sd[m,6]=contador7/nsim ## Cobertura
}

tabla_sd
############ Intervalos de confianza para CV #######################

for(j in 1:length(n)){
  long3=0  ## Vector de longitudes para el intervalo 1
  long4=0  ## Vector de longitudes para el intervalo 2 
  long5=0  ## Vector de longitudes para el intervalo 3
  contador3=0
  contador4=0
  contador5=0
  
  for(i in 1:nsim){ 
    x<-dist(n[j],c,d) ## distribucion a evaluar
    
    cv= sd(x)/mean(x)  ## Coeficiente de varianci??n estiamado
    
    ## Inverlo 1
    li3=cv+(qnorm((alpha/2),0,1)*sqrt(1/(n[j]-1))*(cv^2)*(0.5+(cv^2)))
    ls3=cv+(qnorm(1-(alpha/2),0,1)*sqrt(1/(n[j]-1))*(cv^2)*(0.5+(cv^2)))
    
    ## Intervalo 2
    li4=((sqrt((n[j]-1))*cv)/(sqrt(qchisq(1-(alpha/2),n[j]-1))))
    ls4=((sqrt((n[j]-1))*cv)/(sqrt(qchisq((alpha/2),n[j]-1))))
    
    ## Intervalo 3
    li5=cv+(qnorm((alpha/2),0,1)*(sqrt((cv^4)+0.5*(cv^2))/sqrt(n[j])))
    ls5=cv+(qnorm(1-(alpha/2),0,1)*(sqrt((cv^4)+0.5*(cv^2))/sqrt(n[j])))
    
    ## Calculo de la Longitud
    
    long3[i]=ls3-li3
    long4[i]=ls4-li4
    long5[i]=ls5-li5
    
    # Calculo de la Cobertura para cada intervalo 
    if (cv_r>=li3 & cv_r<=ls3){
      contador3= contador3+1}
    
    if (cv_r>=li4 & cv_r<=ls4){
      contador4= contador4+1}
    
    if (cv_r>=li5 & cv_r<=ls5){
      contador5= contador5+1}
  }
  
  tabla_cv[j,1]=mean(long3)
  tabla_cv[j,3]=mean(long4)
  tabla_cv[j,5]=mean(long5)
  tabla_cv[j,2]=contador3/nsim
  tabla_cv[j,4]=contador4/nsim
  tabla_cv[j,6]=contador5/nsim
}

##### Intervalo bootrap para el coeficiente de variaci??n ###############
cv_boot=0

for(m in 1:length(n)){
  cober6=0
  long6=0
  contador6=0
  for(l in 1:nsim){
    x<-dist(n[m],c,d)
    for(j in 1:nsim2){
      mues_boot<-sample(x,n[m],replace=T) ## Muestras con reemplazo
      cv_boot[j]= sd(mues_boot)/mean(mues_boot) }
    li6=quantile(cv_boot, (alpha/2))
    ls6=quantile(cv_boot, 1-(alpha/2))
    
    long6[l]=ls6-li6
    
    if(cv_r>=li6 & cv_r<=ls6){
      contador6=contador6+1}   
  }
  tabla_cv[m,7]=mean(long6)
  tabla_cv[m,8]=contador6/nsim
}
####### Graficas ########
par(mfrow=c(1,2))
plot(tabla_sd[,2],main="Cobertura de los intervalos para sd
     en la distribucion uniforme",col="red",type="o",
     xaxt='n',ylim=c(0,1),pch=5,xlab="Tama??o de muestra",
     ylab="Proporcion de aceptados")
axis(1,1:length(n),n)
lines(tabla_sd[,4],col="blue",type="o")
lines(tabla_sd[,6],type="b")
abline(h=1-alpha,col="green")
legend(5,0.7,c("alpha","estimador 1","estimador 2","Bootstrap"),
       col=c("green","red","blue","black"),lty=c(1,1),cex=0.8)

plot(tabla_sd[,1],main="Longitud de los intervalos para sd
     en la distribucion uniforme",col="red",type="o",
     xaxt='n',ylim=c(0,max(tabla_sd[,1])),pch=5,xlab="Tama??o de muestra",
     ylab="Longitud")
axis(1,1:length(n),n)
lines(tabla_sd[,3],col="blue",type="o")
lines(tabla_sd[,5],type="b")
legend(5,550,c("estimador 1","estimador 2","Bootstrap"),
       col=c("red","blue","black"),lty=c(1,1),cex=0.8 )

par(mfrow=c(1,2))
plot(tabla_cv[,2],main="Cobertura de los intervalos para CV
     en la distribucion uniforme",col="red",type="o",
     xaxt='n',ylim=c(0,1),pch=5,xlab="Tama??o de muestra",
     ylab="Proporcion de aceptados")
axis(1,1:length(n),n)
lines(tabla_cv[,4],col="blue",type="o")
lines(tabla_cv[,6],type="b")
lines(tabla_cv[,8], col="purple", type="o")
abline(h=1-alpha,col="green")
legend(5,250,c("alpha","estimador 1","estimador 2","estimador 3","Bootstrap"),
       col=c("green","red","blue","purple","black"),lty=c(1,1),cex=0.8)

plot(tabla_cv[,1],main="Longitud de los intervalos para CV
     en la distribuci??n uniforme",col="red",type="o",
     xaxt='n',ylim=c(0,max(tabla_cv)),pch=5,xlab="Tama??o de muestra",
     ylab="Longitud")
axis(1,1:length(n),n)
lines(tabla_cv[,3],col="blue",type="o")
lines(tabla_cv[,5],type="b")
lines(tabla_cv[,7], col="purple", type="o")
legend(5,0.85,c("estimador 1","estimador 2","estimador 3","Bootstrap"),
       col=c("red","blue","purple","black"),lty=c(1,1),cex=0.8)
